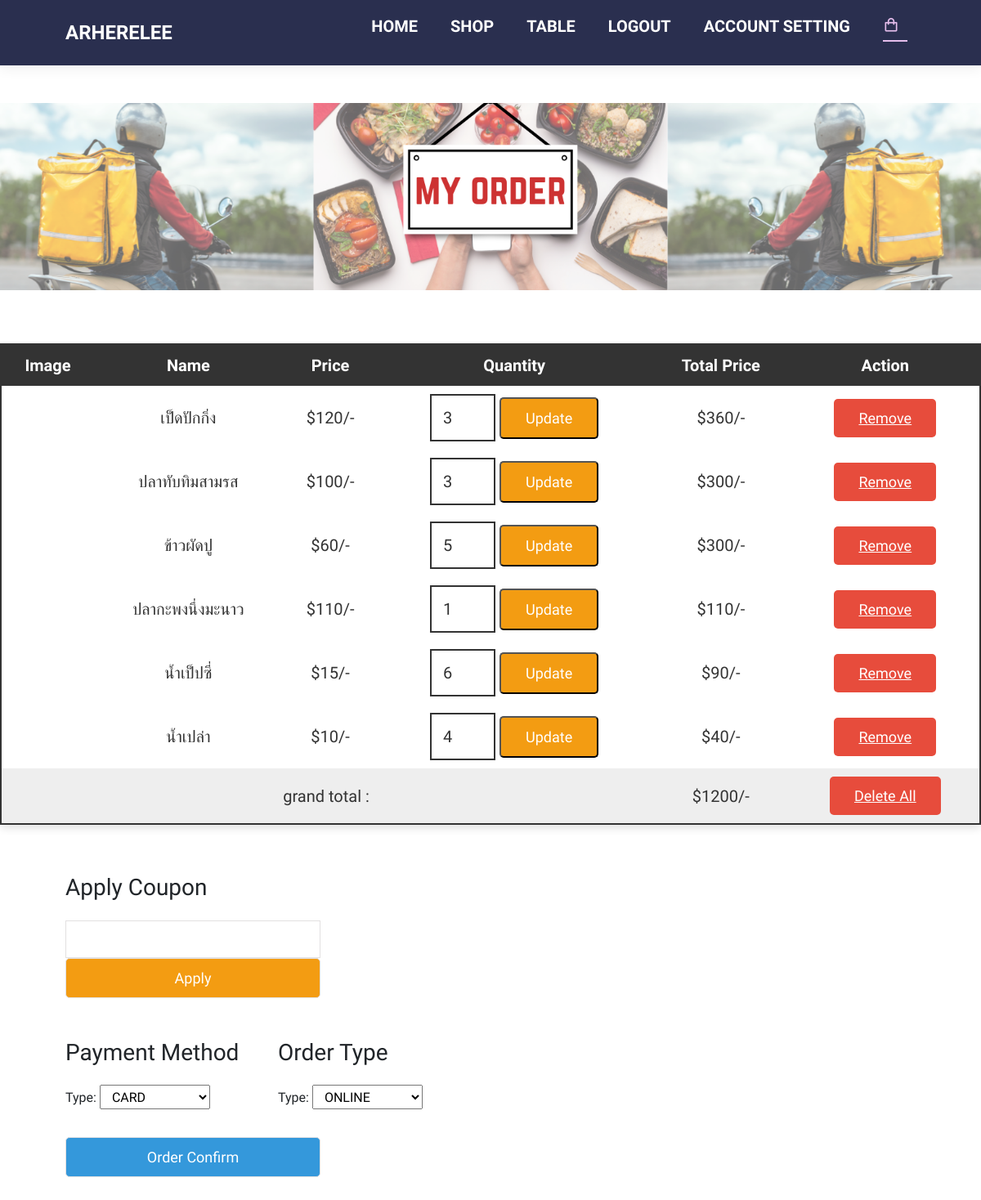
The app's page /afterlogin/afcart.php (signed in), older data.
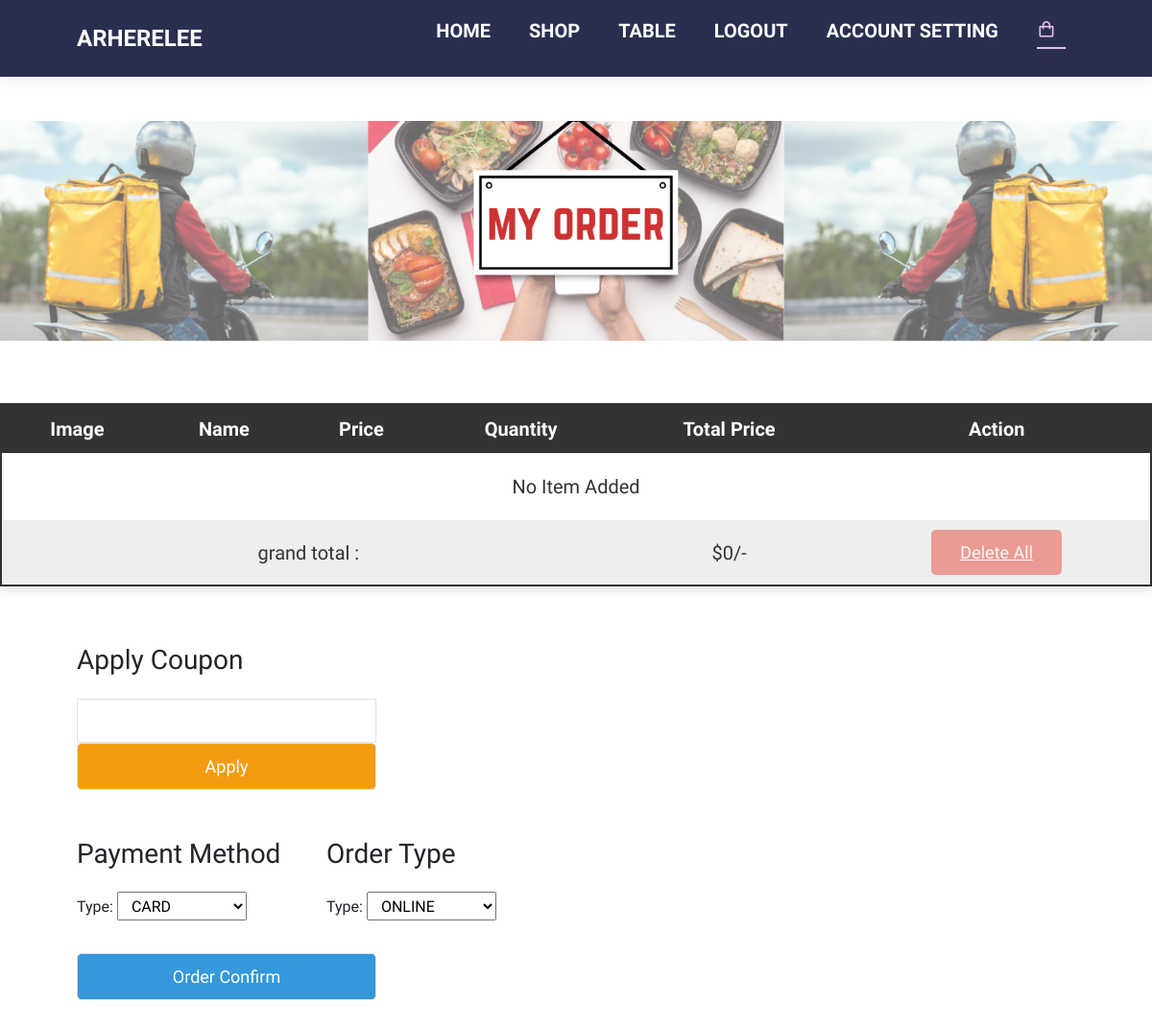
The same page, newer data.
### tables this page shows
CREATE TABLE `cart` (
  `cart_id` int(11) NOT NULL,
  `order_id` int(11) DEFAULT NULL,
  `product_id` int(5) NOT NULL,
  `quantity` int(11) NOT NULL,
  `user_id` int(11) NOT NULL
);

CREATE TABLE `product` (
  `product_id` int(5) NOT NULL,
  `category_id` varchar(5) NOT NULL,
  `product_name` text NOT NULL,
  `price` double NOT NULL,
  `image` varchar(255) NOT NULL
);

### afterlogin/afcart.php (the view, shortened to what this page needs)
<?php
require_once 'condb.php';
?>
<!DOCTYPE html>
<html lang="en">
<head>
    <link rel="stylesheet" href="https://cdn.jsdelivr.net/npm/boxicons@latest/css/boxicons.min.css">
    <link href="https://cdn.jsdelivr.net/npm/remixicon@3.2.0/fonts/remixicon.css" rel="stylesheet">
    <link href="https://cdn.jsdelivr.net/npm/bootstrap@5.2.3/dist/css/bootstrap.min.css" rel="stylesheet">
    <link rel="stylesheet" href="/database_project/beforelogin/style.css">
    <link rel="stylesheet" href="afcart_afshop.css">
</head>
<body>
    <section id="header">
        <a href="index.php" class="headerlogo">ARHERELEE</a>
        <div>
            <ul id="navbar">
                <li><a href="afterlogin.php">HOME</a></li>
                <li><a href="afshop.php">SHOP</a></li>
                <li><a href="table.php">TABLE</a></li>
                <li><a href="logout.php">LOGOUT</a></li>
                <li><a href="accountsetting2.php?edit=<?php echo $_SESSION['user_login']; ?>">ACCOUNT SETTING</a></li>
                <li id="lg-bag"><a class="active" href="afcart.php"><i class='bx bx-shopping-bag'></i></a></li>
            </ul>
        </div>
    </section>
    <section id="page-cart">
    </section>
    <div class="shopping-cart">
            <table>
                <thead>
                    <th>image</th>
                    <th>name</th>
                    <th>price</th>
                    <th>quantity</th>
                    <th>total price</th>
                    <th>action</th>
                </thead>
                <tbody>
                    <?php
                    $user_id = $_SESSION['user_login'];
                    $cart_query = mysqli_query($condb, "SELECT * FROM `cart` WHERE user_id = $user_id ") or die('query failed');
                    $grand_total = 0;
                    if (mysqli_num_rows($cart_query) > 0) {
                        while ($fetch_cart = mysqli_fetch_assoc($cart_query)) {
                            $product_id = $fetch_cart['product_id'];
                            $select_product = mysqli_query($condb, "SELECT * FROM product WHERE product_id = '$product_id' ");
                            $row = mysqli_fetch_assoc($select_product);
                            $sub_total = ($row['price'] * $fetch_cart['quantity']);
                            $grand_total += $sub_total;
                    ?>
                            <tr>
                                <td><img src="../products/<?php echo $row['image']; ?>" height="100" alt=""></td>
                                <td><?php echo $row['product_name']; ?></td>
                                <td>$<?php echo $row['price']; ?>/-</td>
                                <td>
                                    <form action="" method="post">
                                        <input type="number" min="1" name="cart_quantity" value="<?php echo $fetch_cart['quantity']; ?>">
                                        <input type="submit" name="update_cart" value="update" class="option-btn">
                                    </form>
                                </td>
                                <td>$<?php echo $sub_total; ?>/-</td>
                                <td><a href="afcart.php?remove=<?php echo $fetch_cart['cart_id']; ?>" class="delete-btn" onclick="return confirm('remove item from cart?');">remove</a></td>
                            </tr>
                    <?php
                        }
                    } else {
                        echo '<tr><td style="padding:20px; text-transform:capitalize;" colspan="6">no item added</td></tr>';
                    }
                    ?>
                    <tr class="table-bottom">
                        <td colspan="4">grand total :</td>
                        <td>$<?php     echo $grand_total;
                        ?>/-</td>
                        <td><a href="afcart.php?delete_all" onclick="return confirm('delete all from cart?');" class="delete-btn <?php echo ($grand_total > 1) ? '' : 'disabled'; ?>">delete all</a></td>
                    </tr>
                </tbody>
            </table>
    </div>
    <section id="card-add" class="section-p1">
        <div id="coupon">
            <h3>Apply Coupon</h3>
            <div>
                <form action="check.php" method="post">
                    <input type="text" name="coupon" class="input">
                    <input type="submit" name="check_coupon" value="Apply" class="option-btn">
                </form>
            </div>
     <form action="confirm_payment.php" method="post">
            <div class="halfpayhalforeder">
                <div class="payment-method">
                    <h3>Payment Method</h3>
                    <div class="form-group">
                            <label for="paymethod">Type:</label>
                            <select id="paymethod" name="paymethod">
                                <option value="PAY1">CARD</option>
                            </select>
                    </div>
                </div>
                <div class="order-type">
                    <h3>Order Type</h3>
                    <div class="form-group">
                            <label for="ordertype">Type:</label>
                            <select id="ordertype" name="ordertype">
                                <option value="OT001">ONLINE</option>
                            </select>
                    </div>
                </div>
            </div>
            <br/>
            <input type="submit" name="confirm_payment" value="Order Confirm" class="btn" onclick="return confirm('Would you like to confirm your order?');">
            </form>
        </div>
    </section>
</body>
</html>

### beforelogin/style.css (style rules this page uses)
* { margin: 0; padding: 0; box-sizing: border-box; font-family: "Spartan", sans-serif; }
html { scroll-behavior: smooth; }
.section-p1 { padding: 40px 80px; }
body { width: 100%; }
#header { display: flex; align-items: center; justify-content: space-between; padding: 20px 80px; background-color: #2A2F4F; box-shadow: 0 5px 15px rgba(0, 0, 0, 0.06); z-index: 999; position: sticky; top: 0; left: 0; height: 80px; }
.headerlogo { text-decoration: none; color: white; font-weight: 600; font-size: 24px; }
#navbar { display: flex; align-items: center; justify-content: center; }
#navbar li { list-style: none; padding: 0 20px; position: relative; }
#navbar li a { text-decoration: none; font-size: 20px; font-weight: 600; color: white; transition: 0.3s ease; }
#navbar li a:hover, #navbar li a.active { color: #E5BEEC; }
#navbar li a.active::after, #navbar li a:hover::after { content: ""; width: 50%; height: 2px; background: #E5BEEC; position: absolute; bottom: -4px; left: 20px; }
#page-cart { background-image: url("/database_project/img/banner/banner5.png"); width: 100%; height: 40vh; background-size: contain; background-repeat: no-repeat; background-position: center; display: flex; justify-content: center; text-align: center; flex-direction: column; padding: 14px; }
#card-add { display: flex; flex-wrap: wrap; justify-content: space-between; }
#coupon { width: 50%; margin-bottom: 30px; }
#coupon h3, #subtotal h3 { padding-bottom: 15px; }
#coupon input { padding: 10px 20px; outline: none; width: 60%; margin-right: 10px; border: 1px solid #e2e0e1; }
#coupon .halfpayhalforeder { display: flex; flex-wrap: wrap; justify-content: space-between; margin-top: 50px ; }
.halfpayhalforeder .payment-method { width: 50%; }
.halfpayhalforeder .order-type { width: 50%; }
#coupon select { width: 135px; height: 30px; padding-left: 10px; font-size: 16px; margin-right: 10px; }
.shopping-cart { padding:20px 0; }
.shopping-cart table { width: 100%; text-align: center; border:var(--border); border-radius: 5px; box-shadow: var(--box-shadow); background-color: var(--white); }
.shopping-cart table thead { background-color: var(--black); }
.shopping-cart table thead th { padding:10px; color:var(--white); text-transform: capitalize; font-size: 20px; }
.shopping-cart table .table-bottom { background-color: var(--light-bg); }
.shopping-cart table tr td { padding:10px; font-size: 20px; color:var(--black); }
.shopping-cart table tr td:nth-child(1) { padding:0; }
.shopping-cart .disabled { pointer-events: none; background-color: var(--red); opacity: .5; user-select: none; }
.shopping-cart table tr td input[type="number"] { width: 80px; border:var(--border); padding:12px 14px; font-size: 20px; color:var(--black); }

### afterlogin/afcart_afshop.css (style rules this page uses)
:root { --blue:#3498db; --red:#e74c3c; --orange:#f39c12; --black:#333; --white:#fff; --light-bg:#eee; --box-shadow:0 5px 10px rgba(0,0,0,.1); --border:2px solid var(--black); }
.shopping-cart { padding:20px 0; }
.shopping-cart table { width: 100%; text-align: center; border:var(--border); border-radius: 5px; box-shadow: var(--box-shadow); background-color: var(--white); }
.shopping-cart table thead { background-color: var(--black); }
.shopping-cart table thead th { padding:10px; color:var(--white); text-transform: capitalize; font-size: 20px; }
.shopping-cart table .table-bottom { background-color: var(--light-bg); }
.shopping-cart table tr td { padding:10px; font-size: 20px; color:var(--black); }
.shopping-cart table tr td:nth-child(1) { padding:0; }
.shopping-cart .disabled { pointer-events: none; background-color: var(--red); opacity: .5; user-select: none; }
.btn, .delete-btn, .option-btn { display: inline-block; padding:10px 30px; cursor: pointer; font-size: 18px; color:var(--white); border-radius: 5px; text-transform: capitalize; }
.btn { background-color: var(--blue); margin-top: 10px; }
.delete-btn { background-color: var(--red); }
.option-btn { background-color: var(--orange); }
.shopping-cart table tr td input[type="number"] { width: 80px; border:var(--border); padding:12px 14px; font-size: 20px; color:var(--black); }

Row changes from the older to the newer data that the page shows:
removed cart: product.product_name "เป็ดปักกิ่ง", product.price "120", cart_quantity "3", sub_total "360"
removed cart: product.product_name "ปลาทับทิมสามรส", product.price "100", cart_quantity "3", sub_total "300"
removed cart: product.product_name "ข้าวผัดปู", product.price "60", cart_quantity "5", sub_total "300"
removed cart: product.product_name "ปลากะพงนึ่งมะนาว", product.price "110", cart_quantity "1"
removed cart: product.product_name "น้ำเป็ปซี่", product.price "15", cart_quantity "6", sub_total "90"
removed cart: product.product_name "น้ำเปล่า", product.price "10", cart_quantity "4", sub_total "40"
Text that changed along with them:
$grand_total: "1200" → "0"
text now shown: "No Item Added"
